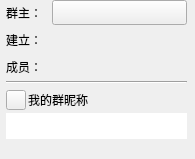
                         <widget class="QWidget" name="widget_" native="true">
                          <property name="minimumSize">
                           <size>
                            <width>195</width>
                            <height>159</height>
                           </size>
                          </property>
                          <property name="maximumSize">
                           <size>
                            <width>195</width>
                            <height>159</height>
                           </size>
                          </property>
                          <property name="font">
                           <font>
                            <family>微软雅黑</family>
                           </font>
                          </property>
                          <layout class="QGridLayout" name="gridLayout_45">
                           <property name="leftMargin">
                            <number>0</number>
                           </property>
                           <property name="topMargin">
                            <number>0</number>
                           </property>
                           <property name="rightMargin">
                            <number>0</number>
                           </property>
                           <property name="bottomMargin">
                            <number>0</number>
                           </property>
                           <property name="horizontalSpacing">
                            <number>0</number>
                           </property>
                           <property name="verticalSpacing">
                            <number>2</number>
                           </property>
                           <item row="0" column="0">
                            <widget class="QLabel" name="lab_grpLeaderIdTitle">
                             <property name="minimumSize">
                              <size>
                               <width>40</width>
                               <height>25</height>
                              </size>
                             </property>
                             <property name="maximumSize">
                              <size>
                               <width>40</width>
                               <height>25</height>
                              </size>
                             </property>
                             <property name="font">
                              <font>
                               <family>微软雅黑</family>
                               <pointsize>9</pointsize>
                              </font>
                             </property>
                             <property name="text">
                              <string>群主：</string>
                             </property>
                            </widget>
                           </item>
                           <item row="0" column="1">
                            <widget class="QToolButton" name="tool_grpLeaderInfo">
                             <property name="minimumSize">
                              <size>
                               <width>135</width>
                               <height>25</height>
                              </size>
                             </property>
                             <property name="maximumSize">
                              <size>
                               <width>135</width>
                               <height>25</height>
                              </size>
                             </property>
                             <property name="text">
                              <string/>
                             </property>
                             <property name="toolButtonStyle">
                              <enum>Qt::ToolButtonTextBesideIcon</enum>
                             </property>
                            </widget>
                           </item>
                           <item row="1" column="0">
                            <widget class="QLabel" name="lab_grpBuildTimeTitle">
                             <property name="minimumSize">
                              <size>
                               <width>40</width>
                               <height>25</height>
                              </size>
                             </property>
                             <property name="maximumSize">
                              <size>
                               <width>40</width>
                               <height>25</height>
                              </size>
                             </property>
                             <property name="font">
                              <font>
                               <family>微软雅黑</family>
                               <pointsize>9</pointsize>
                              </font>
                             </property>
                             <property name="text">
                              <string>建立：</string>
                             </property>
                            </widget>
                           </item>
                           <item row="1" column="1">
                            <widget class="QLabel" name="lab_grpBuildTime">
                             <property name="minimumSize">
                              <size>
                               <width>135</width>
                               <height>25</height>
                              </size>
                             </property>
                             <property name="maximumSize">
                              <size>
                               <width>135</width>
                               <height>25</height>
                              </size>
                             </property>
                             <property name="font">
                              <font>
                               <family>微软雅黑</family>
                               <pointsize>9</pointsize>
                              </font>
                             </property>
                             <property name="text">
                              <string/>
                             </property>
                            </widget>
                           </item>
                           <item row="2" column="0">
                            <widget class="QLabel" name="lab_grpMemTypeTitle">
                             <property name="minimumSize">
                              <size>
                               <width>40</width>
                               <height>25</height>
                              </size>
                             </property>
                             <property name="maximumSize">
                              <size>
                               <width>40</width>
                               <height>25</height>
                              </size>
                             </property>
                             <property name="font">
                              <font>
                               <family>微软雅黑</family>
                               <pointsize>9</pointsize>
                              </font>
                             </property>
                             <property name="text">
                              <string>成员：</string>
                             </property>
                            </widget>
                           </item>
                           <item row="2" column="1">
                            <widget class="QLabel" name="lab_grpMemType">
                             <property name="minimumSize">
                              <size>
                               <width>135</width>
                               <height>25</height>
                              </size>
                             </property>
                             <property name="maximumSize">
                              <size>
                               <width>135</width>
                               <height>25</height>
                              </size>
                             </property>
                             <property name="text">
                              <string/>
                             </property>
                            </widget>
                           </item>
                           <item row="3" column="0" colspan="2">
                            <widget class="Line" name="line_horizontal_5">
                             <property name="minimumSize">
                              <size>
                               <width>0</width>
                               <height>0</height>
                              </size>
                             </property>
                             <property name="maximumSize">
                              <size>
                               <width>16777215</width>
                               <height>2</height>
                              </size>
                             </property>
                             <property name="orientation">
                              <enum>Qt::Horizontal</enum>
                             </property>
                            </widget>
                           </item>
                           <item row="4" column="0" colspan="2">
                            <widget class="QWidget" name="widget_26" native="true">
                             <property name="minimumSize">
                              <size>
                               <width>0</width>
                               <height>0</height>
                              </size>
                             </property>
                             <property name="maximumSize">
                              <size>
                               <width>16777215</width>
                               <height>16777215</height>
                              </size>
                             </property>
                             <layout class="QGridLayout" name="gridLayout_18">
                              <property name="leftMargin">
                               <number>0</number>
                              </property>
                              <property name="topMargin">
                               <number>4</number>
                              </property>
                              <property name="rightMargin">
                               <number>0</number>
                              </property>
                              <property name="bottomMargin">
                               <number>0</number>
                              </property>
                              <property name="horizontalSpacing">
                               <number>0</number>
                              </property>
                              <property name="verticalSpacing">
                               <number>2</number>
                              </property>
                              <item row="0" column="0">
                               <layout class="QHBoxLayout" name="horizontalLayout_2">
                                <property name="spacing">
                                 <number>2</number>
                                </property>
                                <item>
                                 <widget class="QPushButton" name="btn_grpEditMyName">
                                  <property name="minimumSize">
                                   <size>
                                    <width>20</width>
                                    <height>20</height>
                                   </size>
                                  </property>
                                  <property name="maximumSize">
                                   <size>
                                    <width>20</width>
                                    <height>20</height>
                                   </size>
                                  </property>
                                  <property name="toolTip">
                                   <string>修改我的群昵称</string>
                                  </property>
                                  <property name="text">
                                   <string/>
                                  </property>
                                  <property name="icon">
                                   <iconset resource="../res.qrc">
                                    <normaloff>:/img/edit.png</normaloff>:/img/edit.png</iconset>
                                  </property>
                                  <property name="iconSize">
                                   <size>
                                    <width>20</width>
                                    <height>20</height>
                                   </size>
                                  </property>
                                 </widget>
                                </item>
                                <item>
                                 <widget class="QLabel" name="label_3">
                                  <property name="minimumSize">
                                   <size>
                                    <width>0</width>
                                    <height>22</height>
                                   </size>
                                  </property>
                                  <property name="maximumSize">
                                   <size>
                                    <width>16777215</width>
                                    <height>22</height>
                                   </size>
                                  </property>
                                  <property name="font">
                                   <font>
                                    <family>微软雅黑</family>
                                    <pointsize>9</pointsize>
                                   </font>
                                  </property>
                                  <property name="text">
                                   <string>我的群昵称</string>
                                  </property>
                                 </widget>
                                </item>
                               </layout>
                              </item>
                              <item row="1" column="0">
                               <widget class="QLineEdit" name="line_usrGrpNickname">
                                <property name="minimumSize">
                                 <size>
                                  <width>100</width>
                                  <height>26</height>
                                 </size>
                                </property>
                                <property name="maximumSize">
                                 <size>
                                  <width>16777215</width>
                                  <height>26</height>
                                 </size>
                                </property>
                                <property name="font">
                                 <font>
                                  <family>微软雅黑</family>
                                  <pointsize>9</pointsize>
                                 </font>
                                </property>
                                <property name="text">
                                 <string/>
                                </property>
                                <property name="maxLength">
                                 <number>50</number>
                                </property>
                                <property name="frame">
                                 <bool>false</bool>
                                </property>
                                <property name="cursorPosition">
                                 <number>0</number>
                                </property>
                                <property name="dragEnabled">
                                 <bool>false</bool>
                                </property>
                                <property name="readOnly">
                                 <bool>true</bool>
                                </property>
                                <property name="placeholderText">
                                 <string/>
                                </property>
                                <property name="clearButtonEnabled">
                                 <bool>false</bool>
                                </property>
                               </widget>
                              </item>
                              <item row="2" column="0">
                               <spacer name="verticalSpacer_22">
                                <property name="orientation">
                                 <enum>Qt::Vertical</enum>
                                </property>
                                <property name="sizeHint" stdset="0">
                                 <size>
                                  <width>20</width>
                                  <height>40</height>
                                 </size>
                                </property>
                               </spacer>
                              </item>
                             </layout>
                            </widget>
                           </item>
                          </layout>
                         </widget>
